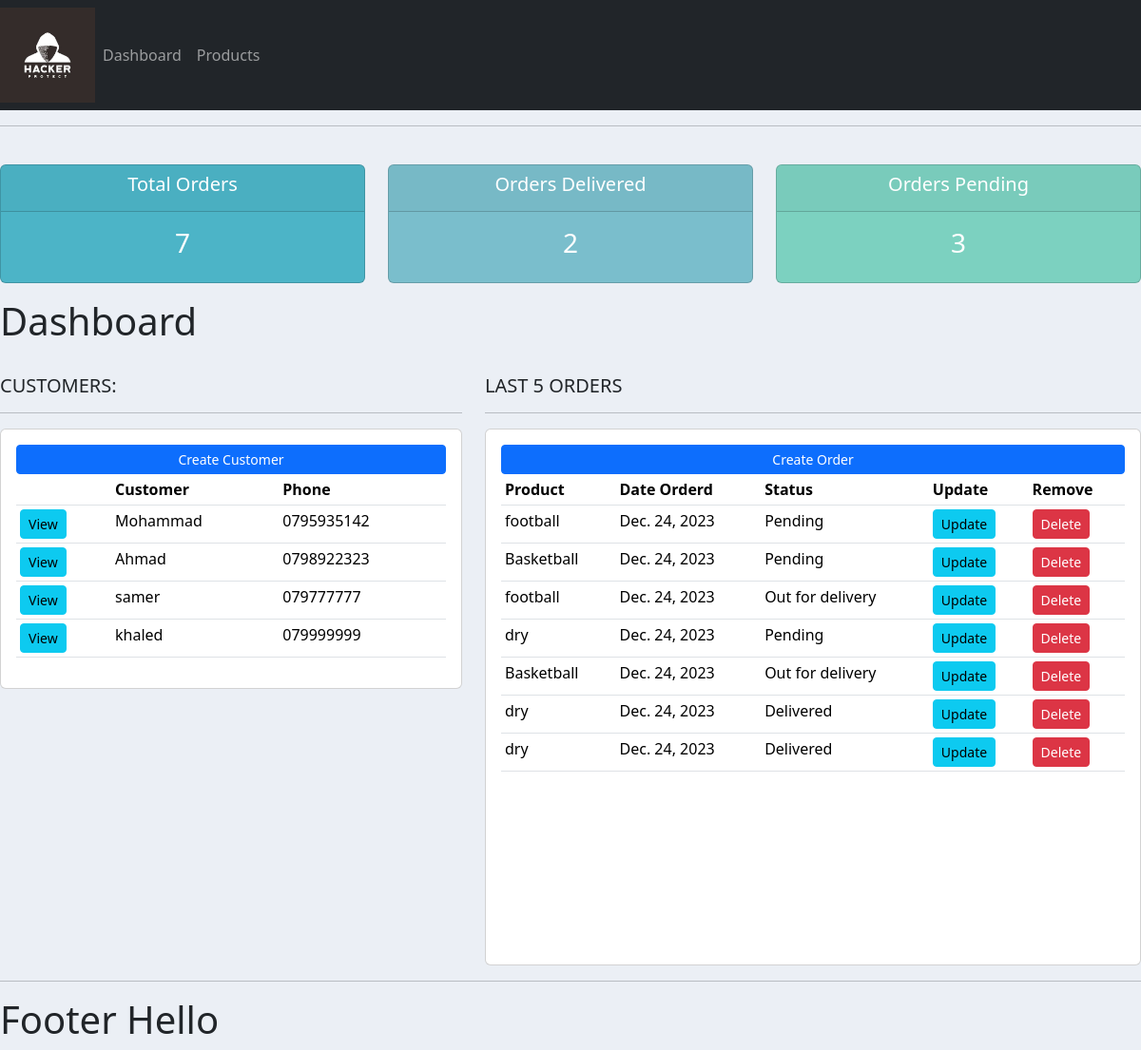
/, run on an earlier commit of the app's database.
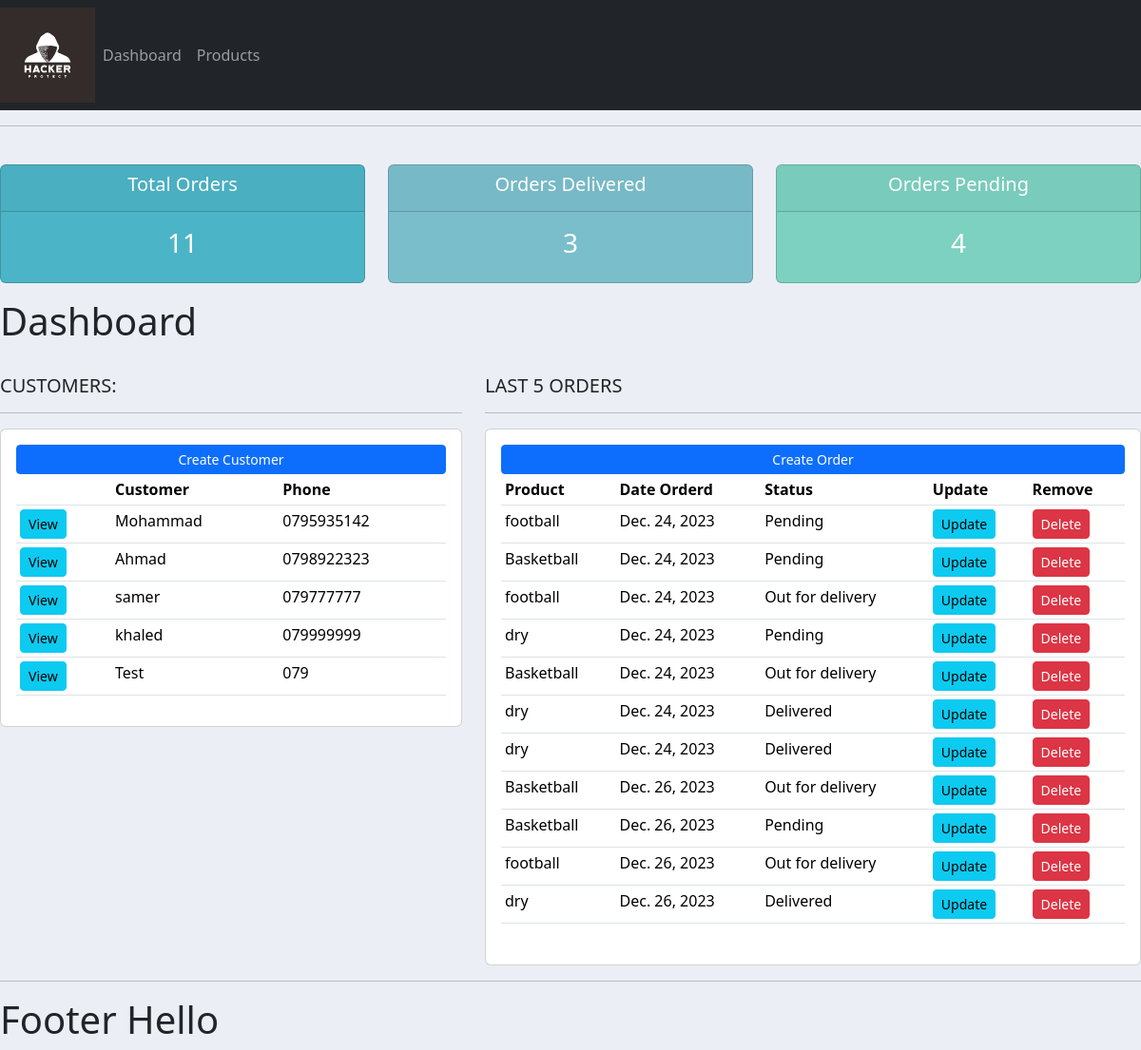
And on a later commit of the database.
### accounts/models.py (models this page shows, shortened)
class Customer(models.Model):
    name = models.CharField(max_length = 50 , null = True)
    phone = models.CharField(max_length = 50, null = True)
    email = models.CharField(max_length = 50, null = True)
    date_created = models.DateField(auto_now_add = True, null = True)

class Order(models.Model):
    customer =models.ForeignKey(Customer,null = True , on_delete = models.SET_NULL)
    product = models.ForeignKey(Product,null = True , on_delete = models.SET_NULL)
    STATUS = [
            ("Pending", 'Pending'),
            ('Out for delivery' , 'Out for delivery'),
            ('Delivered','Delivered')
    ]
    date_created = models.DateField(auto_now_add = True, null = True)
    status = models.CharField(max_length = 50 , null = True , choices = STATUS)
    note = models.CharField(max_length = 50 , null = True)

class Product(models.Model):
    CATEGORY = [
        ('Indoor',"Indoor"),
        ('Out Door',"Out Door")
    ]
    name = models.CharField(max_length = 50 , null = True)
    price = models.FloatField( null = True)
    category = models.CharField(max_length = 50 , null = True , choices = CATEGORY)
    describtion = models.TextField(max_length = 200 , null = True)
    date_created = models.DateField(auto_now_add = True, null = True)
    tags = models.ManyToManyField(Tag)
    def __str__(self):
        return self.name

### accounts/views.py (the view)
# urls.py: path('',views.home , name = "home"),
def home(request):
    orders = Order.objects.all()
    customers = Customer.objects.all()
    total_customers = customers.count()
    total_orders = orders.count()
    delivered = orders.filter(status = 'Delivered').count()
    pending = orders.filter(status = 'Pending').count()
    context = {
        'orders':orders,
        'customers' : customers,
        'total_orders':total_orders,
        'delivered':delivered,
        'pending': pending,
    }
    return render(request,'accounts/dashboard.html',context)

### accounts/templates/accounts/dashboard.html (shortened to what this page needs)
{% extends 'accounts/main.html' %}
{%  block content   %}
{% include 'accounts/status.html' %}
<h1>Dashboard</h1>
<br>
<div class="row">
	<div class="col-md-5">
		<h5>CUSTOMERS:</h5>
		<hr>
		<div class="card card-body">
			<a class="btn btn-primary  btn-sm btn-block" href="{% url 'create_customer' %}">Create Customer</a>
			<table class="table table-sm">
				<tr>
					<th></th>
					<th>Customer</th>
					<th>Phone</th>
				</tr>
                {% for customer in customers %}
                <tr>
                    <td><a class = "btn btn-sm btn-info" href="{% url 'customer' customer.id %}">View</a></td>
                    <td>{{customer.name}}</td>
                    <td>{{customer.phone}}</td>
                </tr>
                {% endfor %}
			</table>
		</div>
	</div>
	<div class="col-md-7">
		<h5>LAST 5 ORDERS</h5>
		<hr>
		<div class="card card-body">
			<a class="btn btn-primary  btn-sm btn-block" href="{% url 'create_order' %}">Create Order</a>
			<div class="divScroll">
			<table class="table table-sm">
				<tr>
					<th>Product</th>
					<th>Date Orderd</th>
					<th>Status</th>
					<th>Update</th>
					<th>Remove</th>
				</tr>
                {% for order in orders %}
                <tr>
                    <td>{{order.product}}</td>
                    <td>{{order.date_created}}</td>
                    <td>{{order.status}}</td>
                    <td><a class = "btn btn-sm btn-info" href = "{% url 'update_order' order.id %}">Update</a></td>
                    <td><a class = "btn btn-sm btn-danger" href = "{% url 'delete_order' order.id %}">Delete</a></td>
                </tr>
                {% endfor %}
			</table>
			</div>
		</div>
	</div>
</div>
{% endblock %}

### accounts/templates/accounts/main.html (shortened to what this page needs)
{% load static %}
<!DOCTYPE html>
<html lang="en">
<head>
    <link href="https://cdn.jsdelivr.net/npm/bootstrap@5.3.2/dist/css/bootstrap.min.css" rel="stylesheet">
    <link rel="stylesheet" href="{% static '/css/main.css' %}">
</head>
<body>
    {% include 'accounts/navbar.html' %}
    <hr>
    {%  block content   %}
    {% endblock %}
    <hr>
    {% include 'accounts/footer.html' %}
</body>
</html>

### accounts/templates/accounts/navbar.html (shortened to what this page needs)
{% load static %}
<nav class="navbar navbar-expand-lg navbar-dark bg-dark">
    <img src="{% static 'images/logo2.jpg' %}" alt="" height = "100" width = 100>
    <div class="collapse navbar-collapse" id="navbarNav">
      <ul class="navbar-nav">
        <li class="nav-item active">
          <a class="nav-link" href="{% url 'home' %}">Dashboard</a>
        </li>
        <li class="nav-item">
          <a class="nav-link" href="{% url 'products' %}">Products</a>
        </li>
      </ul>
    </div>
  </nav>

### accounts/templates/accounts/status.html
<br>
<div class="row">
	<div class="col">
		<div class="col-md">
			<div class="card text-center text-white  mb-3" id="total-orders">
			  	<div class="card-header">
			  		<h5 class="card-title">Total Orders</h5>
			  	</div>
			  	<div class="card-body">
			    	<h3 class="card-title">{{total_orders}}</h3>
			  	</div>
			</div>
		</div>
	</div>
	<div class="col">
		<div class="col-md">
			<div class="card text-center text-white  mb-3" id="orders-delivered">
			  	<div class="card-header">
			  		<h5 class="card-title">Orders Delivered</h5>
			  	</div>
			  	<div class="card-body">
			    	<h3 class="card-title">{{delivered}}</h3>
			  	</div>
			</div>
		</div>
	</div>
	<div class="col">
		<div class="col-md">
			<div class="card text-center text-white  mb-3" id="orders-pending">
			  	<div class="card-header">
			  		<h5 class="card-title">Orders Pending</h5>
			  	</div>
			  	<div class="card-body">
			    	<h3 class="card-title">{{pending}}</h3>
			  	</div>
			</div>
		</div>
	</div>
</div>

### accounts/templates/accounts/footer.html
<h1>Footer Hello</h1>

### static/css/main.css (style rules this page uses)
body { background-color: #ebeff5; }
#total-orders { background-color: #4cb4c7; }
#orders-delivered { background-color: #7abecc; }
#orders-pending { background-color: #7CD1C0; }

### accounts/templates/accounts/dashboard.html (style rules this page uses)
.divScroll { overflow:scroll; height: 500px; }

What changed in the data, as far as the page shows it:
added Customer: name "Test", phone "079"
added Order: product "Basketball", date_created "Dec. 26, 2023", status "Out for delivery"
added Order: product "Basketball", date_created "Dec. 26, 2023", status "Pending"
added Order: product "football", date_created "Dec. 26, 2023", status "Out for delivery"
added Order: product "dry", date_created "Dec. 26, 2023", status "Delivered"
Also different on the page:
{{ total_orders }}: "7" → "11"
{{ delivered }}: "2" → "3"
{{ pending }}: "3" → "4"
